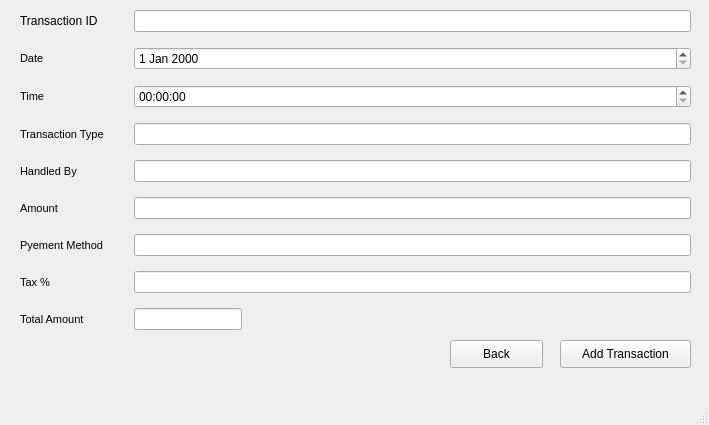
<?xml version="1.0" encoding="UTF-8"?>
<ui version="4.0">
 <class>MainWindow</class>
 <widget class="QMainWindow" name="MainWindow">
  <property name="geometry">
   <rect>
    <x>0</x>
    <y>0</y>
    <width>709</width>
    <height>425</height>
   </rect>
  </property>
  <property name="sizePolicy">
   <sizepolicy hsizetype="Fixed" vsizetype="Fixed">
    <horstretch>0</horstretch>
    <verstretch>0</verstretch>
   </sizepolicy>
  </property>
  <property name="windowTitle">
   <string>Add Transaction</string>
  </property>
  <widget class="QWidget" name="centralwidget">
   <widget class="QPushButton" name="addTransactionButton">
    <property name="geometry">
     <rect>
      <x>560</x>
      <y>340</y>
      <width>131</width>
      <height>28</height>
     </rect>
    </property>
    <property name="text">
     <string>Add Transaction</string>
    </property>
   </widget>
   <widget class="QPushButton" name="backButton">
    <property name="geometry">
     <rect>
      <x>450</x>
      <y>340</y>
      <width>93</width>
      <height>28</height>
     </rect>
    </property>
    <property name="text">
     <string>Back</string>
    </property>
   </widget>
   <widget class="QWidget" name="formLayoutWidget_2">
    <property name="geometry">
     <rect>
      <x>10</x>
      <y>10</y>
      <width>691</width>
      <height>321</height>
     </rect>
    </property>
    <layout class="QFormLayout" name="formLayout_2">
     <property name="horizontalSpacing">
      <number>30</number>
     </property>
     <property name="verticalSpacing">
      <number>15</number>
     </property>
     <property name="leftMargin">
      <number>10</number>
     </property>
     <property name="rightMargin">
      <number>10</number>
     </property>
     <item row="0" column="0">
      <widget class="QLabel" name="label_11">
       <property name="text">
        <string>Transaction ID</string>
       </property>
      </widget>
     </item>
     <item row="0" column="1">
      <widget class="QLineEdit" name="lineEdit_11"/>
     </item>
     <item row="1" column="0">
      <widget class="QLabel" name="label_12">
       <property name="font">
        <font>
         <pointsize>8</pointsize>
         <weight>50</weight>
         <bold>false</bold>
        </font>
       </property>
       <property name="text">
        <string>Date</string>
       </property>
      </widget>
     </item>
     <item row="2" column="0">
      <widget class="QLabel" name="label_13">
       <property name="font">
        <font>
         <pointsize>8</pointsize>
         <weight>50</weight>
         <bold>false</bold>
        </font>
       </property>
       <property name="text">
        <string>Time</string>
       </property>
      </widget>
     </item>
     <item row="3" column="0">
      <widget class="QLabel" name="label_14">
       <property name="font">
        <font>
         <pointsize>8</pointsize>
         <weight>50</weight>
         <bold>false</bold>
        </font>
       </property>
       <property name="text">
        <string>Transaction Type</string>
       </property>
      </widget>
     </item>
     <item row="3" column="1">
      <widget class="QLineEdit" name="lineEdit_12"/>
     </item>
     <item row="4" column="0">
      <widget class="QLabel" name="label_15">
       <property name="font">
        <font>
         <pointsize>8</pointsize>
         <weight>50</weight>
         <bold>false</bold>
        </font>
       </property>
       <property name="text">
        <string>Handled By</string>
       </property>
      </widget>
     </item>
     <item row="4" column="1">
      <widget class="QLineEdit" name="lineEdit_13"/>
     </item>
     <item row="5" column="0">
      <widget class="QLabel" name="label_16">
       <property name="font">
        <font>
         <pointsize>8</pointsize>
         <weight>50</weight>
         <bold>false</bold>
        </font>
       </property>
       <property name="text">
        <string>Amount</string>
       </property>
      </widget>
     </item>
     <item row="5" column="1">
      <widget class="QLineEdit" name="lineEdit_14">
       <property name="font">
        <font>
         <weight>75</weight>
         <bold>true</bold>
        </font>
       </property>
      </widget>
     </item>
     <item row="6" column="0">
      <widget class="QLabel" name="label_17">
       <property name="font">
        <font>
         <pointsize>8</pointsize>
         <weight>50</weight>
         <bold>false</bold>
        </font>
       </property>
       <property name="text">
        <string>Pyement Method</string>
       </property>
      </widget>
     </item>
     <item row="6" column="1">
      <widget class="QLineEdit" name="lineEdit_15"/>
     </item>
     <item row="7" column="0">
      <widget class="QLabel" name="label_18">
       <property name="font">
        <font>
         <pointsize>8</pointsize>
         <weight>50</weight>
         <bold>false</bold>
        </font>
       </property>
       <property name="text">
        <string>Tax %</string>
       </property>
      </widget>
     </item>
     <item row="7" column="1">
      <widget class="QLineEdit" name="lineEdit_16"/>
     </item>
     <item row="8" column="0">
      <widget class="QLabel" name="label_19">
       <property name="font">
        <font>
         <pointsize>8</pointsize>
         <weight>50</weight>
         <bold>false</bold>
        </font>
       </property>
       <property name="text">
        <string>Total Amount</string>
       </property>
      </widget>
     </item>
     <item row="8" column="1">
      <widget class="QLineEdit" name="lineEdit_17">
       <property name="sizePolicy">
        <sizepolicy hsizetype="Fixed" vsizetype="Fixed">
         <horstretch>0</horstretch>
         <verstretch>0</verstretch>
        </sizepolicy>
       </property>
      </widget>
     </item>
     <item row="2" column="1">
      <widget class="QTimeEdit" name="timeEdit"/>
     </item>
     <item row="1" column="1">
      <widget class="QDateEdit" name="dateEdit"/>
     </item>
    </layout>
   </widget>
  </widget>
  <widget class="QMenuBar" name="menubar">
   <property name="geometry">
    <rect>
     <x>0</x>
     <y>0</y>
     <width>709</width>
     <height>21</height>
    </rect>
   </property>
  </widget>
  <widget class="QStatusBar" name="statusbar"/>
 </widget>
 <resources/>
 <connections/>
</ui>
